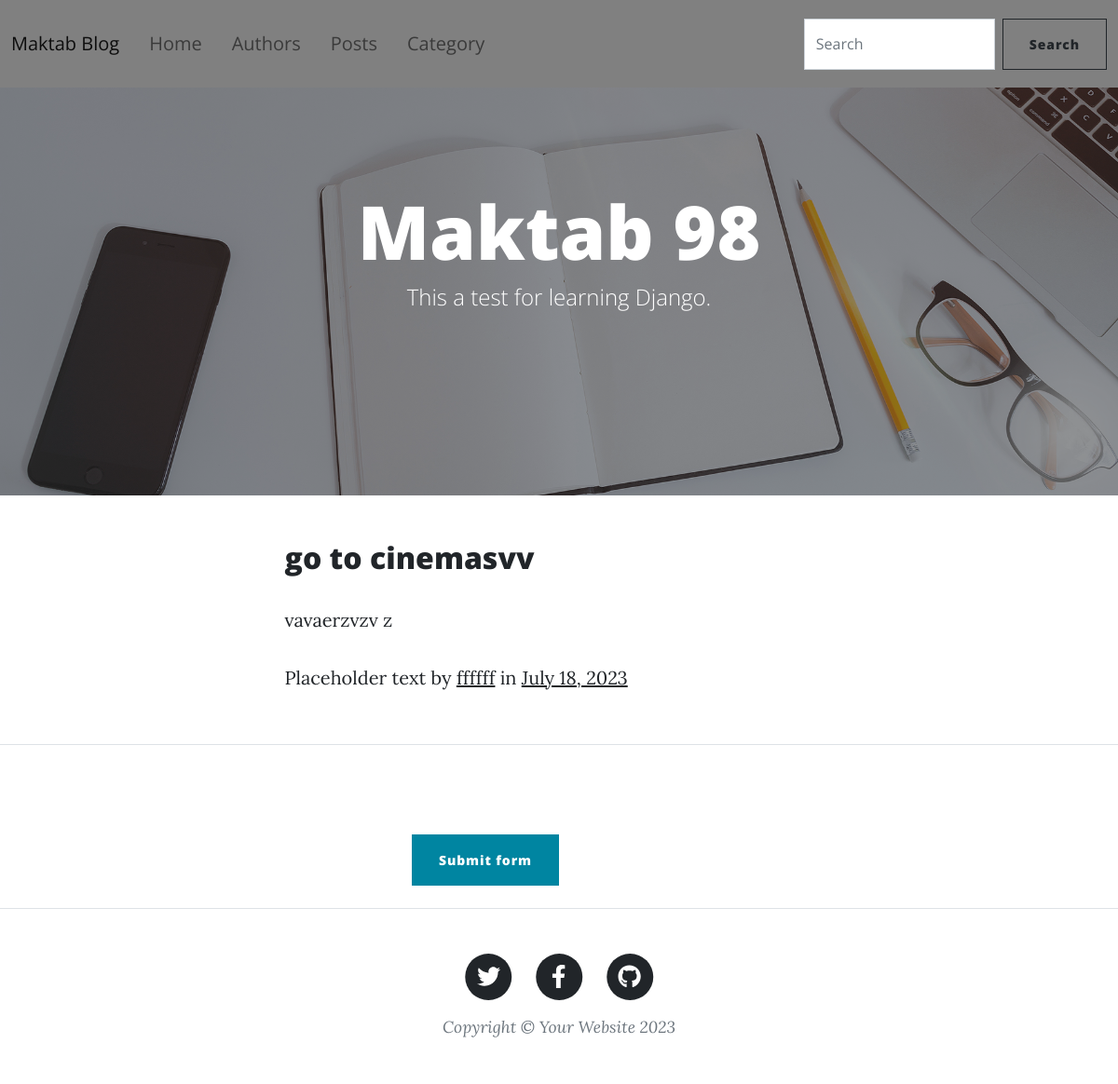
/post/1/, run on an earlier commit of the app's database.
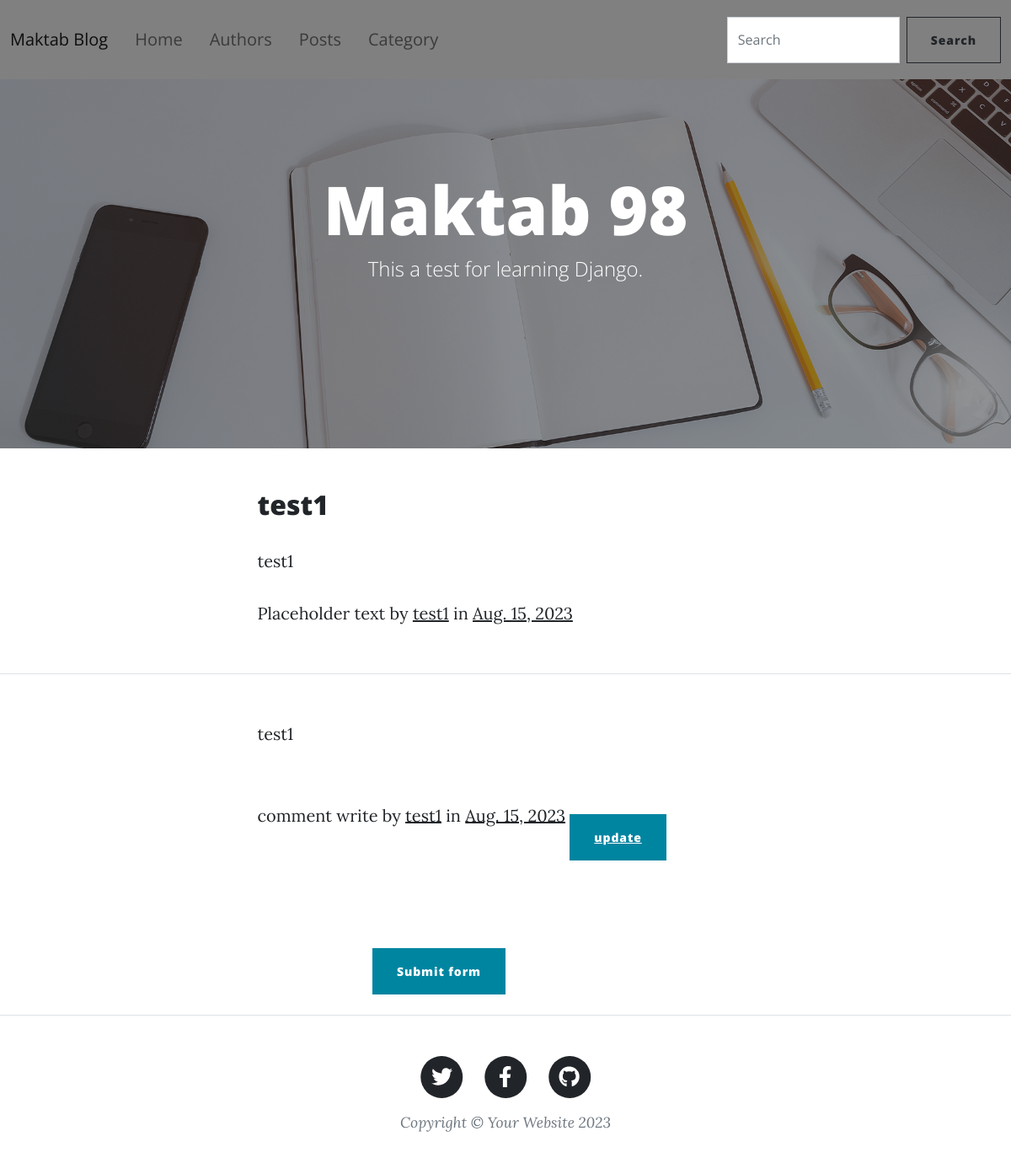
And on a later commit of the database.
### blog/models.py (models this page shows, shortened)
class Post(models.Model):
    title = models.CharField(max_length=50)
    content = models.TextField()
    publication_date = models.DateField(auto_now_add=True)
    category = models.ForeignKey(Category, on_delete=models.CASCADE)
    author = models.ForeignKey(Author, on_delete=models.CASCADE , null=False)

class Comment(models.Model):
    post = models.ForeignKey(Post, on_delete=models.CASCADE)
    author = models.ForeignKey(Author, on_delete=models.CASCADE)
    content = models.TextField()
    comment_date = models.DateField(auto_now_add=True)

### users/models.py (models this page shows)
class Author(models.Model):
    name = models.CharField(max_length=100)
    biography = models.TextField(blank=True,null=True)
    image = models.ImageField(upload_to='images/', default="def.jpg")
    def __str__(self):
        return self.name

### blog/views.py (the view)
# urls.py: path('post/<int:pk>/', PostDetailView.as_view(), name="post_details"),
class PostDetailView(DetailView):
    model = Post
    template_name = 'Blog/post.html'
    context_object_name = 'post'
    def get_context_data(self, **kwargs):
        context = super().get_context_data(**kwargs)
        context['comments'] = self.object.comment_set.all()
        context['form'] = CommentCreationForm()
        return context
    def post(self, request, *args, **kwargs):
        post = self.get_object()
        form = CommentCreationForm(request.POST)
        if form.is_valid():
            comment = form.cleaned_data['comment']
            author = form.cleaned_data['author']
            if Author.objects.filter(name=author).exists():
                Comment.objects.create(post=post, author=author, content=comment)
            else:
                author = Author.objects.create(name=author)
                Comment.objects.create(post=post, author=author, content=comment)
            return redirect('post_details', pk=post.pk)
        return self.get(request, *args, **kwargs)

### template/Blog/post.html (shortened to what this page needs)
{%extends 'base.html'%}
{% block content%}
        <article class="mb-4">
            <div class="container px-4 px-lg-5">
                <div class="row gx-4 gx-lg-5 justify-content-center">
                    <div class="col-md-10 col-lg-8 col-xl-7">
                        <h2 class="post-title">{{post.title}}</h2>
                        <p>{{post.content}}</p>
                        <p>
                            Placeholder text by
                            <a href="#">{{post.author}}</a>
                            in
                            <a href="#">{{post.publication_date}}</a>
                        </p>
                    </div>
                </div>
            </div>
        </article>
                    <hr class="my-4" />
        <article class="mb-4">
            <div class="container px-4 px-lg-5">
                <div class="row gx-4 gx-lg-5 justify-content-center">
                    {% for comment in comments %}
                    <div class="col-md-10 col-lg-8 col-xl-7">
                        <p>{{comment.content}}</p>
                        <p>
                            comment write  by
                            <a href="#">{{comment.author}}</a>
                            in
                            <a href="#">{{comment.comment_date}}</a>
                            <a href="{% url 'blog:comment_update' comment.id%}" class="btn btn-primary mt-5" >update</a>
                        </p>
                    </div>
                    {% endfor%}
                </div>
            </div>
        </article>
<article class="mb-4">
<div class="container px-4 px-lg-5">
<form class=" row gx-4 gx-lg-5 justify-content-center needs-validation" novalidate method="post" action="{% url 'blog:post_details' post.id %}">
  <div class="col-md-4">
       <button class="btn btn-primary mt-5" type="submit">Submit form</button>
  </div>
</form>
</div>
</article>
{% endblock content%}

What changed in the data, as far as the page shows it:
changed Post: title "go to cinemasvv" → "test1"; content "vavaerzvzv z" → "test1"; author "ffffff" → "test1"; publication_date "July 18, 2023" → "Aug. 15, 2023"
added Comment: content "test1", author "test1", comment_date "Aug. 15, 2023"
